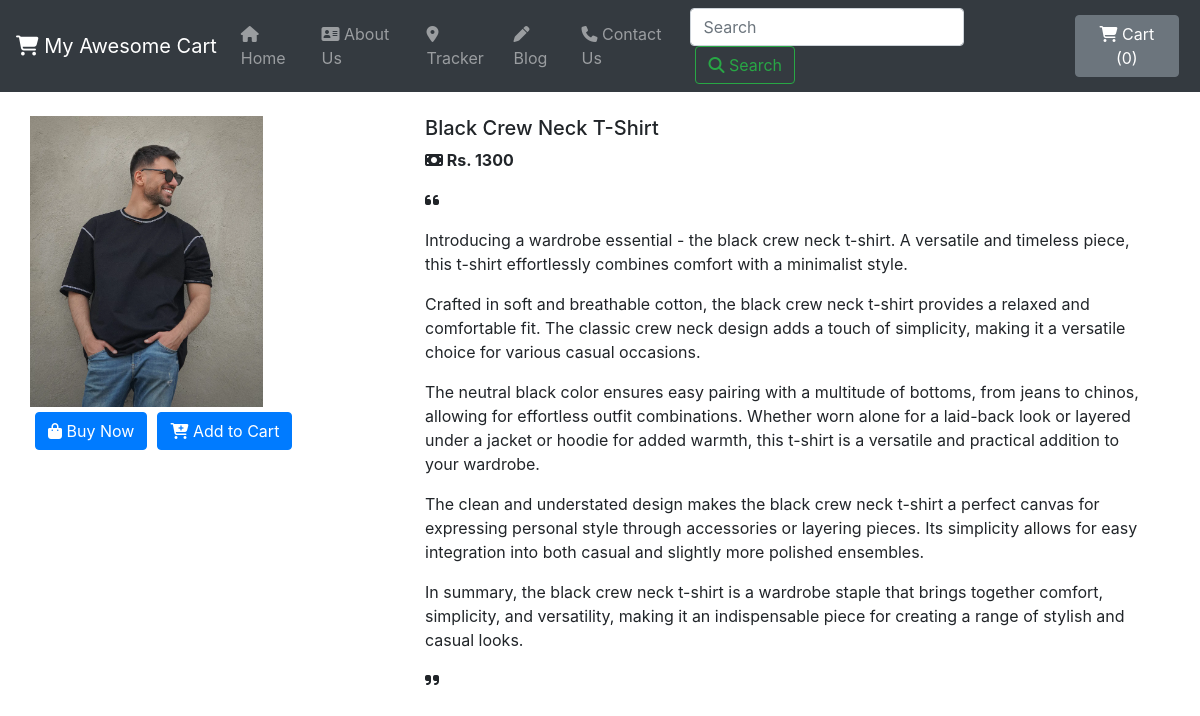
/shop/products/16, run on the app's committed database.
### shop/models.py (models this page shows, shortened)
class Product(models.Model):
    product_id = models.AutoField
    product_name = models.CharField(max_length=26)
    category = models.CharField(max_length=50, default="")
    subcategory = models.CharField(max_length=50, default="")
    price = models.IntegerField(default=0)
    desc = models.TextField(max_length=4000, default="No description Provided.")
    pub_date = models.DateField()
    image = models.ImageField(upload_to="shop/images", default="")

### shop/views.py (the view)
# urls.py: path('products/<int:myid>', views.productView, name="ProductView"),
def productView(request, myid):
    product = Product.objects.filter(id=myid)
    return render(request, "shop/prodview.html", {'product': product[0]})

### shop/templates/shop/prodview.html (shortened to what this page needs)
{% extends 'shop/basic.html' %}
{% block body %}
<div class="container my-4">
    <div class="row">
        <div class="col-md-4">
            <div class="row">
        <img src="/media/{{ product.image }}" width="233px" >
            </div>
                <div class="row">
                    <button class="btn btn-primary"><i class="fas fa-shopping-bag"></i> Buy Now</button>
                    <button class="btn btn-primary"><i class="fa-solid fa-cart-plus"></i> Add to Cart</button>
                </div>
        </div>
            <div class="col-md-8">
        <h5>{{ product.product_name }}</h5>
        <p><strong><i class="fa-solid fa-money-bill"></i> Rs. {{ product.price }}</strong></p>
        <p><i class="fa-solid fa-quote-left"></i> {{ product.desc|linebreaks }}<i class="fa-solid fa-quote-right"></i></p>
            </div>
    </div>
</div>
{% endblock %}

### shop/templates/shop/basic.html (style rules this page uses)
.btn, .btn-secondary { margin: 5px; }

### data on the page
Product: image (picture), product_name "Black Crew Neck T-Shirt", price "1300", desc "Introducing a wardrobe essential - the black crew neck t-shirt. A versatile and timeless piece, this t-shirt effortlessly combines comfort with a minimalist style. Crafted in soft and breathable cotton, the black crew neck t-shirt provides a relaxed and comfortable fit. The classic crew neck design adds a touch of simplicity, making it a versatile choice for various casual occasions. The neutral black color ensures easy pairing with a multitude of bottoms, from jeans to chinos, allowing for effortless outfit combinations. Whether worn alone for a laid-back look or layered under a jacket or hoodie for added warmth, this t-shirt is a versatile and practical addition to your wardrobe. The…"
